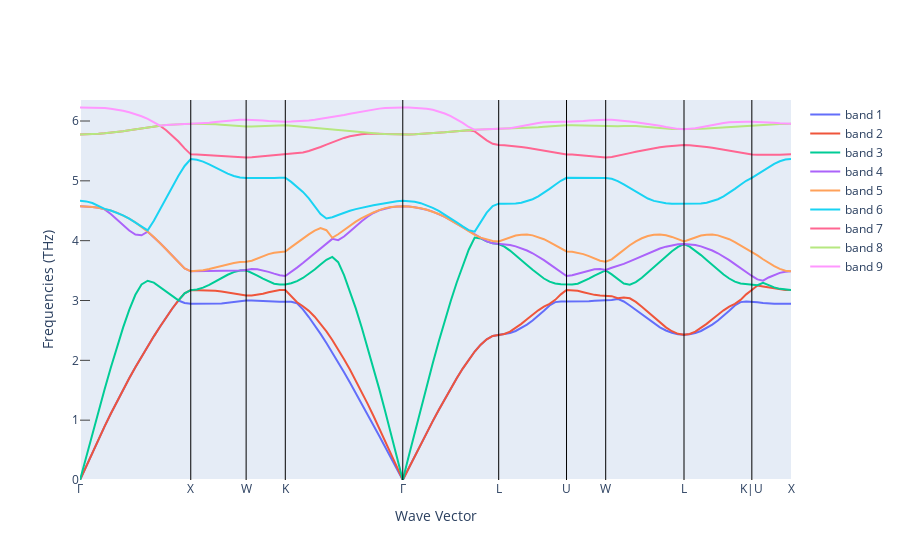

The code cell stored with this chart in its notebook:
### Code cell
#Récupération des données
data = PhononBSPlotter(ph_band_struct).bs_plot_data()

#Structure des bandes de phonon
fig_ph_bs = get_plot_bs(ph_band_struct)
fig_ph_bs.update_yaxes(rangemode="tozero")
fig_ph_bs.show()

### Figure 1 — Plotly figure (JSON) as saved in the notebook; plotly's stock layout.template omitted (floating-point values rounded to 4 significant figures; data arrays with more than 128 entries replaced by an {"elided": "..."} marker saying what was removed)
{"data": [{"mode": "lines", "name": "band 1", "type": "scatter", "x": {"elided": "131 float values"}, "y": {"elided": "131 float values"}}, {"mode": "lines", "name": "band 2", "type": "scatter", "x": {"elided": "131 float values"}, "y": {"elided": "131 float values"}}, {"mode": "lines", "name": "band 3", "type": "scatter", "x": {"elided": "131 float values"}, "y": {"elided": "131 float values"}}, {"mode": "lines", "name": "band 4", "type": "scatter", "x": {"elided": "131 float values"}, "y": {"elided": "131 float values"}}, {"mode": "lines", "name": "band 5", "type": "scatter", "x": {"elided": "131 float values"}, "y": {"elided": "131 float values"}}, {"mode": "lines", "name": "band 6", "type": "scatter", "x": {"elided": "131 float values"}, "y": {"elided": "131 float values"}}, {"mode": "lines", "name": "band 7", "type": "scatter", "x": {"elided": "131 float values"}, "y": {"elided": "131 float values"}}, {"mode": "lines", "name": "band 8", "type": "scatter", "x": {"elided": "131 float values"}, "y": {"elided": "131 float values"}}, {"mode": "lines", "name": "band 9", "type": "scatter", "x": {"elided": "131 float values"}, "y": {"elided": "131 float values"}}], "layout": {"shapes": [{"line": {"color": "black", "width": 1}, "type": "line", "x0": 0.9989, "x1": 0.9989, "xref": "x", "y0": 0, "y1": 1, "yref": "y domain"}, {"line": {"color": "black", "width": 1}, "type": "line", "x0": 1.498, "x1": 1.498, "xref": "x", "y0": 0, "y1": 1, "yref": "y domain"}, {"line": {"color": "black", "width": 1}, "type": "line", "x0": 1.852, "x1": 1.852, "xref": "x", "y0": 0, "y1": 1, "yref": "y domain"}, {"line": {"color": "black", "width": 1}, "type": "line", "x0": 2.911, "x1": 2.911, "xref": "x", "y0": 0, "y1": 1, "yref": "y domain"}, {"line": {"color": "black", "width": 1}, "type": "line", "x0": 3.776, "x1": 3.776, "xref": "x", "y0": 0, "y1": 1, "yref": "y domain"}, {"line": {"color": "black", "width": 1}, "type": "line", "x0": 4.388, "x1": 4.388, "xref": "x", "y0": 0, "y1": 1, "yref": "y domain"}, {"line": {"color": "black", "width": 1}, "type": "line", "x0": 4.741, "x1": 4.741, "xref": "x", "y0": 0, "y1": 1, "yref": "y domain"}, {"line": {"color": "black", "width": 1}, "type": "line", "x0": 5.447, "x1": 5.447, "xref": "x", "y0": 0, "y1": 1, "yref": "y domain"}, {"line": {"color": "black", "width": 1}, "type": "line", "x0": 6.059, "x1": 6.059, "xref": "x", "y0": 0, "y1": 1, "yref": "y domain"}], "xaxis": {"mirror": true, "showgrid": false, "ticklen": 0, "ticks": "inside", "ticktext": ["Γ", "X", "W", "K", "Γ", "L", "U", "W", "L", "K|U", "X"], "tickvals": [0, 0.9989, 1.498, 1.852, 2.911, 3.776, 4.388, 4.741, 5.447, 6.059, 6.412], "title": {"text": "Wave Vector"}}, "yaxis": {"mirror": true, "range": [0, 6.351], "rangemode": "tozero", "showgrid": false, "ticklen": 10, "ticks": "inside", "title": {"text": "Frequencies (THz)"}}}}
